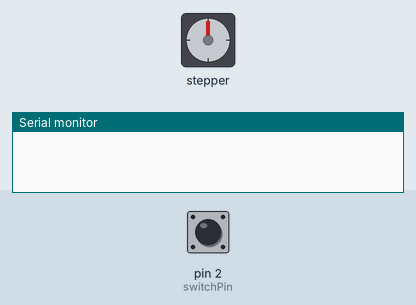
A sketch run on a simulated Arduino Uno, built with avr-gcc and run on an emulated ATmega328P. Shown: stepper motor, the last lines printed to the serial monitor. Inputs (shaded band) come from the test bench; at power-on: pin 2 (switchPin) LOW. Stepper angles assume 4096 steps per turn.

Above: at 1.2 s.
1.3 s: pin 2 (switchPin) pulled HIGH for 0.15 s
At 32.6 s:
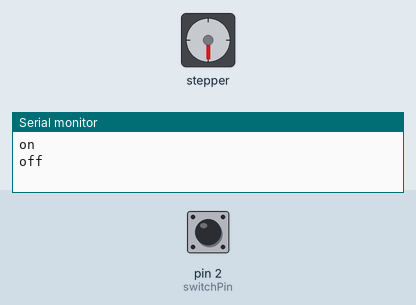
At 62.6 s:
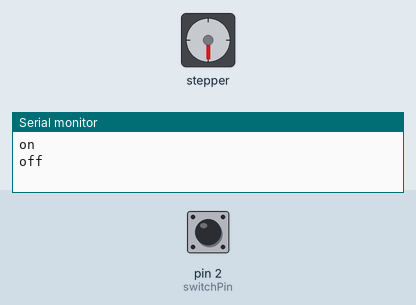
Timing chart, 0 to 63.0 s (numbered marks = the images above; inputs shaded):
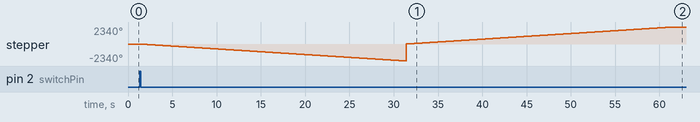

Measured:
- after the input at 1.3 s, stepper: turns 2340° counter-clockwise in 30.1 s, then 4680° clockwise in 30.1 s

The sketch:

Cal_stepper_driver.ino
```cpp
/*
  This sketch controlls the movement of the cal/flat mirror in the LowSpec spectrograph.

  When the switch is high (pin 2 = +V the motor will run CW pushing the mirror in 10mm into the light
  path and allow the cal/flat illumination to enter the slit.

    When the switch is Low = Gnd the motor will run CCW and the mirror will withdraw from the light path.

  Author: Jerry Foote

  Initial date March 16, 2020
*/


const int  switchPin = 2;    // the pin that the switch is attached to
int switchState = 0;         // current state of the switch
int lastswitchState = 0;     // previous state of the switch

// Include the AccelStepper library:
#include <AccelStepper.h>
// Motor pin definitions:
#define motorPin1  8      // IN1 on the ULN2003 driver
#define motorPin2  9      // IN2 on the ULN2003 driver
#define motorPin3  10     // IN3 on the ULN2003 driver
#define motorPin4  11     // IN4 on the ULN2003 driver
// Define the AccelStepper interface type; 4 wire motor in half step mode:
#define MotorInterfaceType 8
// Initialize with pin sequence IN1-IN3-IN2-IN4 for using the AccelStepper library with 28BYJ-48 stepper motor:
AccelStepper stepper = AccelStepper(MotorInterfaceType, motorPin1, motorPin3, motorPin2, motorPin4);

void setup() {
  // initialize the switch pin as a input:
  pinMode(switchPin, INPUT);
  // initialize serial communication:
  Serial.begin(9600);
  // Set the maximum steps per second:
  stepper.setMaxSpeed(2000);

}


void loop() {
  // read the switch input pin:
  switchState = digitalRead(switchPin);

  // compare the switchState to its previous state
  if (switchState != lastswitchState) {
    if (switchState == HIGH) {
      // if the current state is HIGH then the switch went from off to on:
      Serial.println("on");
      // Reset the position to 0:
      stepper.setCurrentPosition(0);
      // Run the motor backwards at 1000 steps/second until the motor reaches -26624 steps (6.6 revolutions):
      while (stepper.currentPosition() != -26624) {
        stepper.setSpeed(-1000);
        stepper.runSpeed();
      }
    } else {
      // if the current state is LOW then the switch went from on to off:
      Serial.println("off");
      // Reset the position to 0:
      stepper.setCurrentPosition(0);
      // Run the motor forward at 1000 steps/second until the motor reaches 26624 steps (6.6 revolutions):
      while (stepper.currentPosition() != 26624) {
        stepper.setSpeed(1000);
        stepper.runSpeed();

      }
      // Delay a little bit to avoid bouncing
      delay(50);
    }
    // save the current state as the last state, for next time through the loop
    lastswitchState = switchState;

  }
}
```
